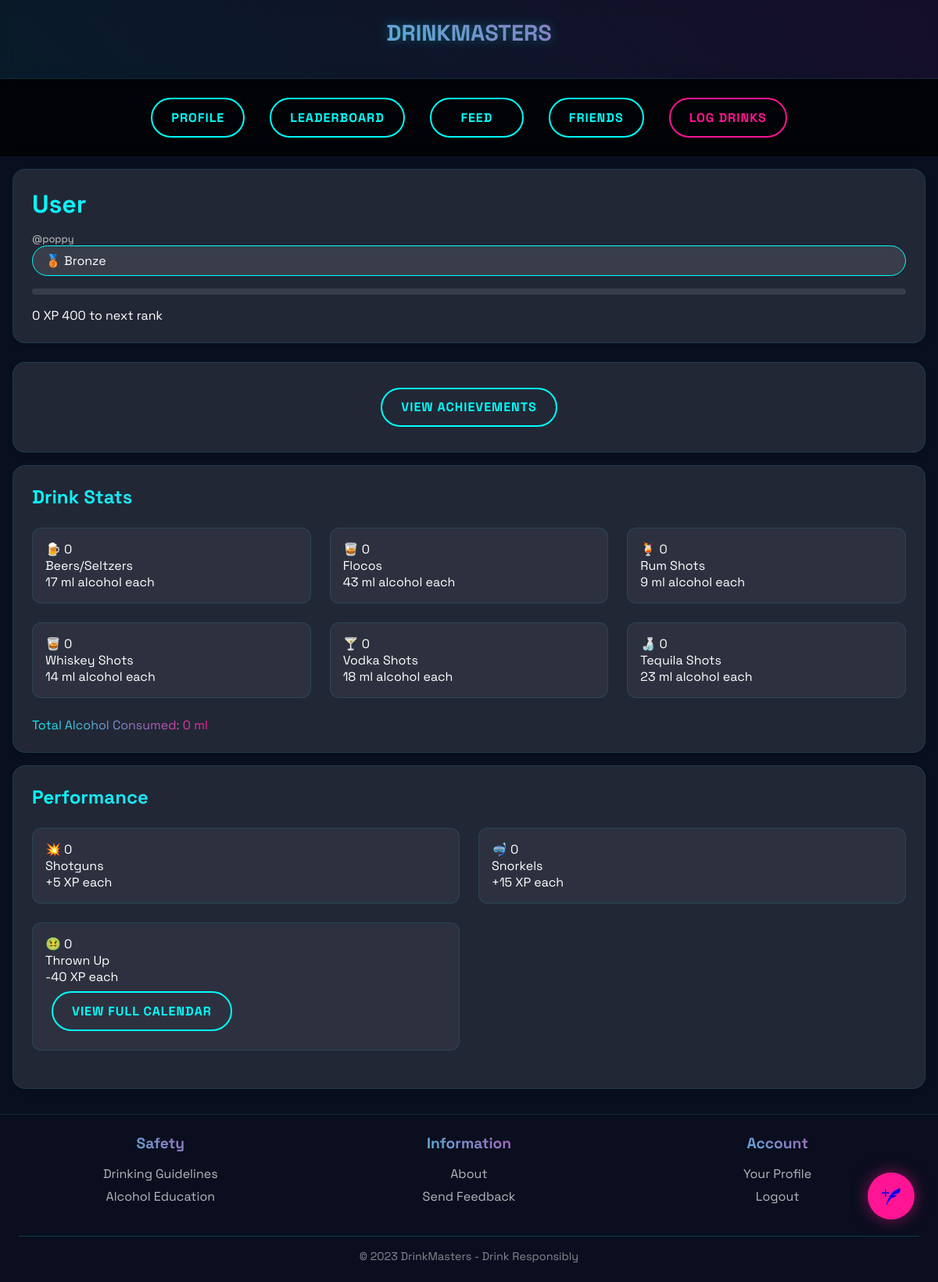
The app's page /accounts/profile/ (signed in), older data.
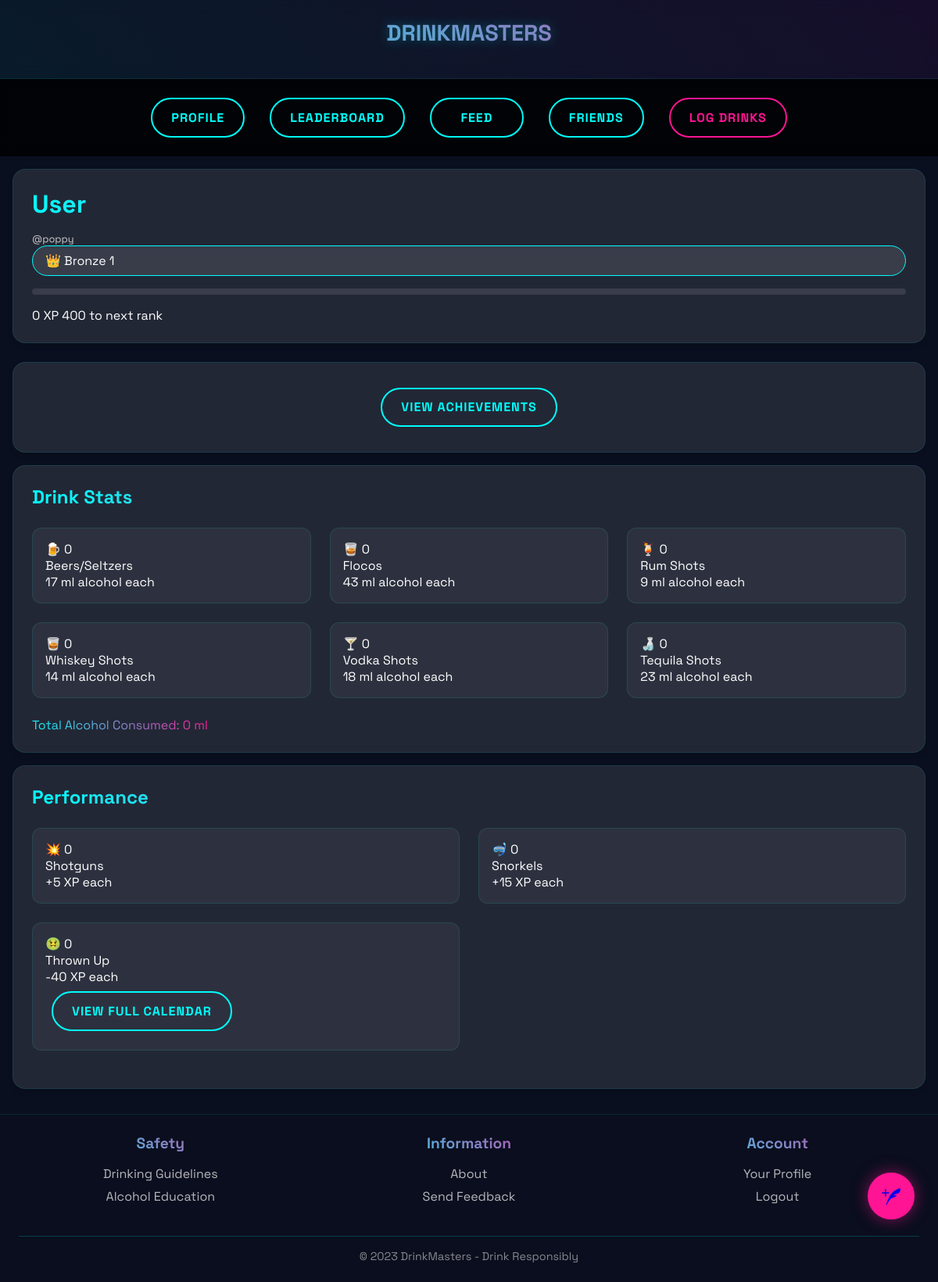
The same page, newer data.
### accounts/models.py (models this page shows, shortened)
class Profile(models.Model):
    user = models.OneToOneField(User, on_delete=models.CASCADE)
    display_name = models.CharField(
        max_length=15,
        default='User',
        help_text="Display name (letters only, max 15 characters)"
    )
    beer      = models.IntegerField(default=0, help_text="Number of Beers/Seltzers drank (17 ml alcohol per beer)")
    floco     = models.IntegerField(default=0, help_text="Number of Flocos (43 ml alcohol per shot)")
    rum       = models.IntegerField(default=0, help_text="Number of rum shots (9 ml alcohol per shot)")
    whiskey   = models.IntegerField(default=0, help_text="Number of whiskey shots (14 ml alcohol per shot)")
    vodka     = models.IntegerField(default=0, help_text="Number of vodka shots (18 ml alcohol per shot)")
    tequila   = models.IntegerField(default=0, help_text="Number of tequila shots (23 ml alcohol per shot)")
    shotguns  = models.IntegerField(default=0, help_text="Number of shotguns")
    snorkels  = models.IntegerField(default=0, help_text="Number of snorkels")
    thrown_up = models.IntegerField(default=0, help_text="Times thrown up")
    xp        = models.IntegerField(default=0, help_text="Lifetime XP")
    tokens    = models.IntegerField(default=0, help_text="Available token balance")
    rank         = models.CharField(max_length=50, default='Bronze 1', help_text="Lifetime sub-rank")
    monthly_rank = models.CharField(max_length=50, default='Bronze',   help_text="Current month rank (resets 1st of each month)")
    yearly_rank  = models.CharField(max_length=50, default='Bronze',   help_text="Current calendar year rank (resets Jan 1)")
    friends = models.ManyToManyField('self', symmetrical=False, blank=True)
    def calculate_alcohol_drank(self):
        return (
            (self.beer    * 17) +
            (self.floco   * 43) +
            (self.rum     *  9) +
            (self.whiskey * 14) +
            (self.vodka   * 18) +
            (self.tequila * 23)
        )
    @property
    def xp_to_next_level(self):
        return _next_threshold(int(self.xp), LIFETIME_RANKS)
    @property
    def xp_percentage(self):
        if self.rank == 'Steeze 3':
            return 100
        next_xp = self.xp_to_next_level
        if not next_xp:
            return 100
        current_floor = 0
        for threshold, _ in LIFETIME_RANKS:
            if self.xp >= threshold:
                current_floor = threshold
            else:
                break
        span = next_xp - current_floor
        if span <= 0:
            return 100
        return min(100, int(((self.xp - current_floor) / span) * 100))
    def check_achievements(self):
        earned = []
        for achievement in Achievement.objects.all():
            if achievement.qualifies(self):
                earned.append(achievement)
        return earned

### accounts/views.py (the view)
# urls.py: path("profile/", v.me, name="api_me"),
@login_required
def profile(request):
    profile_obj = get_object_or_404(Profile, user=request.user)
    earned_achievements = profile_obj.check_achievements()
    return render(request, 'accounts/profile.html', {
        'profile': profile_obj,
        'achievements': earned_achievements,
    })

### accounts/models.py (called while the page is built)
def _next_threshold(xp, rank_table):
    for threshold, label in rank_table:
        if xp < threshold:
            return threshold
    return None

### accounts/templates/accounts/profile.html (shortened to what this page needs)
{% extends 'base.html' %}
{% block content %}
<div class="profile-container">
    <div class="profile-content">
        <div class="glass-card profile-header-card">
            <div class="profile-header-main">
                <div class="username-with-rank">
                    <div>
                        <h1 class="gradient-text">{{ profile.display_name }}</h1>
                        <p class="username-secondary">@{{ profile.user.username }}</p>
                    </div>
                    <div class="rank-badge" data-rank="{{ profile.rank }}">
                        <span class="rank-icon">
                            {% if profile.rank == "Bronze" %}🥉
                            {% elif profile.rank == "Silver" %}🥈
                            {% elif profile.rank == "Gold" %}🥇
                            {% elif profile.rank == "Platinum" %}🔘
                            {% elif profile.rank == "Diamond" %}💎
                            {% else %}👑{% endif %}
                        </span>
                        <span class="rank-name">{{ profile.rank }}</span>
                    </div>
                </div>
                <div class="xp-display">
                    <div class="xp-bar-container">
                        <div class="xp-bar">
                        </div>
                        <div class="xp-text">
                            <span>{{ profile.xp }} XP</span>
                            {% if profile.rank != "Steez" %}
                                <span>{{ profile.xp_to_next_level }} to next rank</span>
                            {% else %}
                                <span>MAX RANK</span>
                            {% endif %}
                        </div>
                    </div>
                </div>
            </div>
        </div>
<div class="glass-card" style="text-align: center; margin-top: 1.5rem;">
    <a href="{% url 'achievements' %}" class="neon-btn">View Achievements</a>
  </div>
        <div class="glass-card">
            <h2 class="gradient-text">Drink Stats</h2>
            <div class="stats-grid three-column">
                <div class="stat-item">
                    <div class="stat-value">
                        <span class="stat-icon">🍺</span>
                        <span>{{ profile.beer }}</span>
                    </div>
                    <div class="stat-label">Beers/Seltzers</div>
                    <div class="stat-subtext">17 ml alcohol each</div>
                </div>
                <div class="stat-item">
                    <div class="stat-value">
                        <span class="stat-icon">🥃</span>
                        <span>{{ profile.floco }}</span>
                    </div>
                    <div class="stat-label">Flocos</div>
                    <div class="stat-subtext">43 ml alcohol each</div>
                </div>
                <div class="stat-item">
                    <div class="stat-value">
                        <span class="stat-icon">🍹</span>
                        <span>{{ profile.rum }}</span>
                    </div>
                    <div class="stat-label">Rum Shots</div>
                    <div class="stat-subtext">9 ml alcohol each</div>
                </div>
                <div class="stat-item">
                    <div class="stat-value">
                        <span class="stat-icon">🥃</span>
                        <span>{{ profile.whiskey }}</span>
                    </div>
                    <div class="stat-label">Whiskey Shots</div>
                    <div class="stat-subtext">14 ml alcohol each</div>
                </div>
                <div class="stat-item">
                    <div class="stat-value">
                        <span class="stat-icon">🍸</span>
                        <span>{{ profile.vodka }}</span>
                    </div>
                    <div class="stat-label">Vodka Shots</div>
                    <div class="stat-subtext">18 ml alcohol each</div>
                </div>
                <div class="stat-item">
                    <div class="stat-value">
                        <span class="stat-icon">🍶</span>
                        <span>{{ profile.tequila }}</span>
                    </div>
                    <div class="stat-label">Tequila Shots</div>
                    <div class="stat-subtext">23 ml alcohol each</div>
                </div>
            </div>
            <div class="total-alcohol">
                <span class="gradient-text">Total Alcohol Consumed: {{ profile.calculate_alcohol_drank }} ml</span>
            </div>
        </div>
        <div class="glass-card">
            <h2 class="gradient-text">Performance</h2>
            <div class="stats-grid two-column">
                <div class="stat-item">
                    <div class="stat-value">
                        <span class="stat-icon">💥</span>
                        <span>{{ profile.shotguns }}</span>
                    </div>
                    <div class="stat-label">Shotguns</div>
                    <div class="stat-subtext">+5 XP each</div>
                </div>
                <div class="stat-item">
                    <div class="stat-value">
                        <span class="stat-icon">🤿</span>
                        <span>{{ profile.snorkels }}</span>
                    </div>
                    <div class="stat-label">Snorkels</div>
                    <div class="stat-subtext">+15 XP each</div>
                </div>
                <div class="stat-item">
                    <div class="stat-value">
                        <span class="stat-icon">🤢</span>
                        <span>{{ profile.thrown_up }}</span>
                    </div>
                    <div class="stat-label">Thrown Up</div>
                    <div class="stat-subtext">-40 XP each</div>
                    <a href="{% url 'monthly_calendar' %}" class="neon-btn">View Full Calendar</a>
                </div>
            </div>
        </div>
    </div>
    <footer class="profile-footer">
        <div class="footer-grid">
            <div class="footer-section">
                <h3 class="gradient-text">Safety</h3>
                <a href="{% url 'safety_guidelines' %}" class="footer-link">Drinking Guidelines</a>
                <a href="https://www.niaaa.nih.gov/" target="_blank" class="footer-link">Alcohol Education</a>
            </div>
            <div class="footer-section">
                <h3 class="gradient-text">Information</h3>
                <a href="{% url 'about' %}" class="footer-link">About</a>
                <a href="https://forms.gle/TZYXoWXfE7VEF2yX9" class="footer-link">Send Feedback</a>
            </div>
            <div class="footer-section">
                <h3 class="gradient-text">Account</h3>
                <a href="{% url 'profile' %}" class="footer-link">Your Profile</a>
                <a href="{% url 'logout' %}" class="footer-link">Logout</a>
            </div>
        </div>
        <div class="footer-bottom">
            <p>© 2023 DrinkMasters - Drink Responsibly</p>
        </div>
    </footer>
</div>
{% endblock %}

### accounts/templates/base.html (shortened to what this page needs)
<!DOCTYPE html>
<html lang="en">
<head>
</head>
<body>
    <header class="header">
        <h1 class="logo">DRINKMASTERS</h1>
    </header>
    <nav class="desktop-nav">
        <a href="{% url 'profile' %}" class="neon-btn">Profile</a>
        <a href="{% url 'leaderboard' %}" class="neon-btn">Leaderboard</a>
        <a href="{% url 'welcome' %}" class="neon-btn">Feed</a>
        <a href="{% url 'friend_list' %}" class="neon-btn">Friends</a>
        <a href="{% url 'update_stats' %}" class="neon-btn pink-btn">Log Drinks</a>
    </nav>
    <main>
        {% block content %}{% endblock %}
    </main>
    <a href="{% url 'create_post' %}" class="compose-btn">
    </a>
</body>
</html>

### accounts/templates/base.html (style rules this page uses)
:root { --neon-cyan: #00fefc; --hot-pink: #ff1493; --deep-space: #0a0f1f; --void: #000; --glass-white: rgba(255, 255, 255, 0.1); --glass-border: rgba(0, 254, 252, 0.1); }
* { margin: 0; padding: 0; box-sizing: border-box; font-family: 'Space Grotesk', sans-serif; }
body { background: var(--deep-space); color: white; min-height: 100vh; padding-bottom: 80px; }
.header { padding: 1.5rem; border-bottom: 1px solid var(--glass-border); background: linear-gradient(45deg, rgba(0,254,252,0.05), rgba(255,0,255,0.05)); backdrop-filter: blur(10px); position: sticky; top: 0; z-index: 90; }
.logo { font-weight: 700; background: linear-gradient(45deg, var(--neon-cyan), var(--hot-pink)); -webkit-background-clip: text; -webkit-text-fill-color: transparent; text-shadow: 0 0 15px rgba(0,254,252,0.3); font-size: 1.8rem; text-align: center; }
.glass-card { background: var(--glass-white); border-radius: 16px; padding: 1.5rem; margin: 1rem; border: 1px solid var(--glass-border); backdrop-filter: blur(5px); transition: transform 0.3s ease, box-shadow 0.3s ease; box-shadow: 0 4px 6px rgba(0, 0, 0, 0.1); }
.neon-btn { background: none; border: 2px solid var(--neon-cyan); color: var(--neon-cyan); padding: 0.8rem 1.5rem; border-radius: 50px; font-weight: 700; cursor: pointer; transition: all 0.3s ease; text-transform: uppercase; letter-spacing: 1px; text-decoration: none; display: inline-block; margin: 0.5rem; text-align: center; min-width: 120px; }
.pink-btn { border-color: var(--hot-pink); color: var(--hot-pink); }
.desktop-nav { display: flex; justify-content: center; gap: 1rem; padding: 1rem; background: rgba(0, 0, 0, 0.8); backdrop-filter: blur(10px); position: sticky; top: 80px; z-index: 80; }
.gradient-text { background: linear-gradient(45deg, var(--neon-cyan), var(--hot-pink)); -webkit-background-clip: text; background-clip: text; -webkit-text-fill-color: transparent; }
h1, h2, h3 { margin-bottom: 1rem; }
.xp-bar { height: 8px; background: rgba(255,255,255,0.1); border-radius: 4px; overflow: hidden; margin: 1rem 0; }
.rank-badge { background: rgba(255,255,255,0.1); padding: 0.5rem 1rem; border-radius: 25px; border: 1px solid var(--neon-cyan); }
.stats-grid { display: grid; gap: 1.5rem; margin: 1.5rem 0; }
.two-column { grid-template-columns: repeat(2, 1fr); }
.three-column { grid-template-columns: repeat(3, 1fr); }
.stat-item { background: rgba(255,255,255,0.05); padding: 1rem; border-radius: 12px; border: 1px solid rgba(0,254,252,0.1); }
@media (min-width: 768px) { .desktop-nav { display: flex; } }
@media (min-width: 768px) { body { padding-bottom: 0; } }
.compose-btn { position: fixed; bottom: 80px; right: 30px; width: 60px; height: 60px; background: var(--hot-pink); border-radius: 50%; display: flex; justify-content: center; align-items: center; box-shadow: 0 0 20px rgba(255,20,147,0.5); z-index: 100; transition: all 0.3s ease; }
.compose-btn svg { fill: white; width: 24px; height: 24px; }

### accounts/templates/accounts/profile.html (style rules this page uses)
.username-secondary { font-size: 0.8rem; color: #ccc; margin-top: 0.2rem; }
.profile-footer { background: rgba(10, 15, 31, 0.9); border-top: 1px solid var(--glass-border); padding: 1.5rem; margin-top: 2rem; }
.footer-grid { display: grid; grid-template-columns: repeat(3, 1fr); gap: 2rem; max-width: 1200px; margin: 0 auto; }
.footer-section { text-align: center; }
.footer-section h3 { margin-bottom: 1rem; font-size: 1.2rem; }
.footer-link { display: block; color: rgba(255, 255, 255, 0.7); margin: 0.5rem 0; text-decoration: none; transition: all 0.3s ease; }
.footer-bottom { text-align: center; margin-top: 2rem; padding-top: 1rem; border-top: 1px solid rgba(0, 254, 252, 0.2); color: rgba(255, 255, 255, 0.5); font-size: 0.9rem; }

Row changes from the older to the newer data that the page shows:
changed Profile "User": rank "Bronze" → "Bronze 1"
